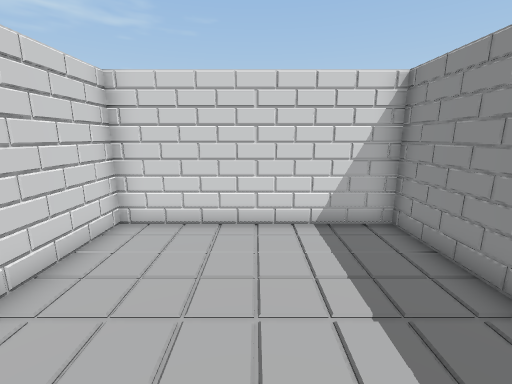
View 1 (above)

15 first-person views from a walk through a Unity game level. The camera is 1.2 m above the floor, tilts 12° down and sees 90° across. The floor is counted in squares, 0.5 m on a side. Each view is taken from the middle of a square. On the plan, view 1 faces up. The plan holds only what a view shows up to about 17 squares ahead; the rest is blank. The place goes on beyond the plan. The player character is not drawn.

View 2
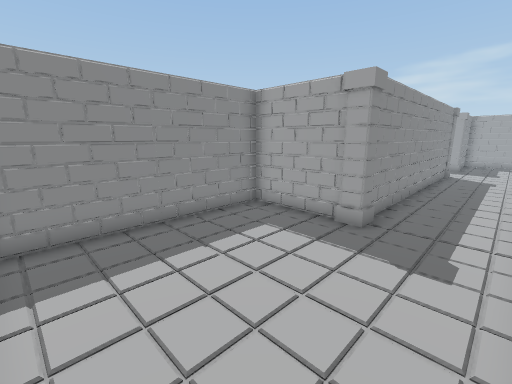

View 3
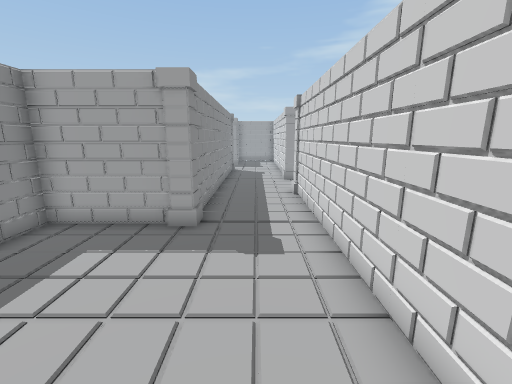

View 4
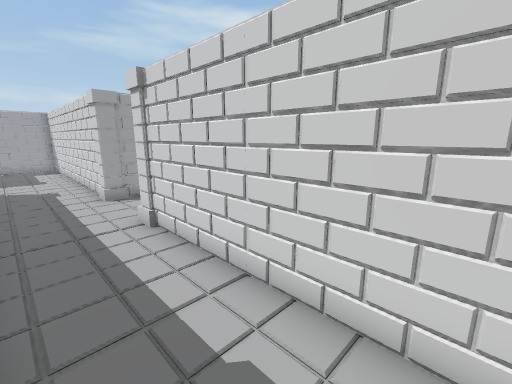

View 5
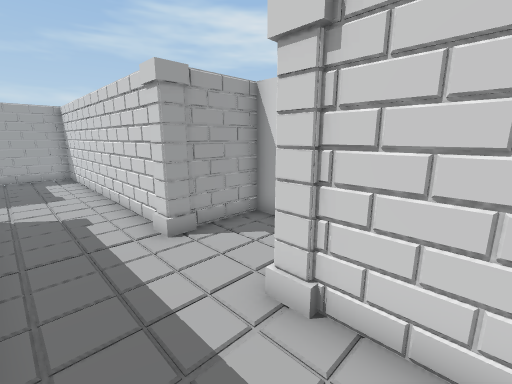

View 6
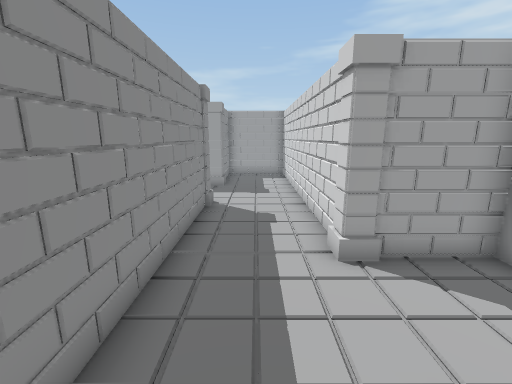

View 7
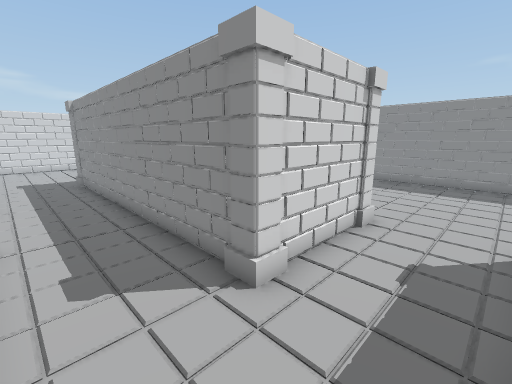

View 8
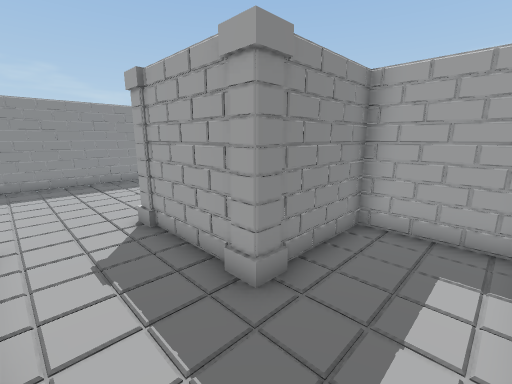

View 9
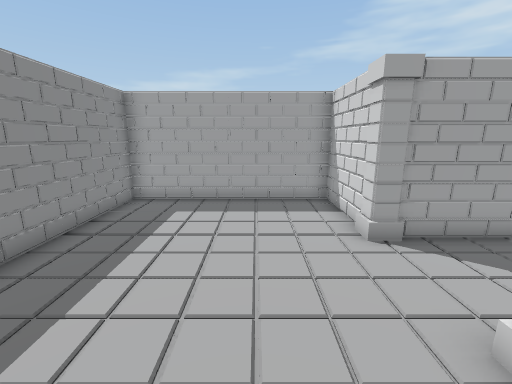

View 10
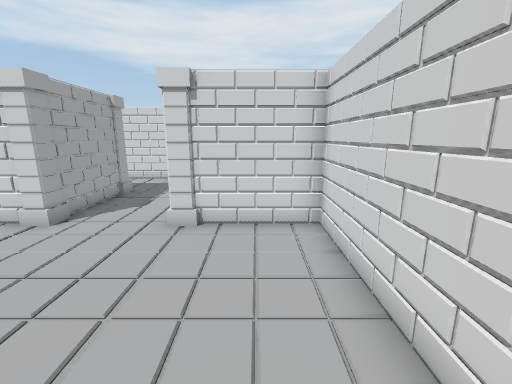

View 11
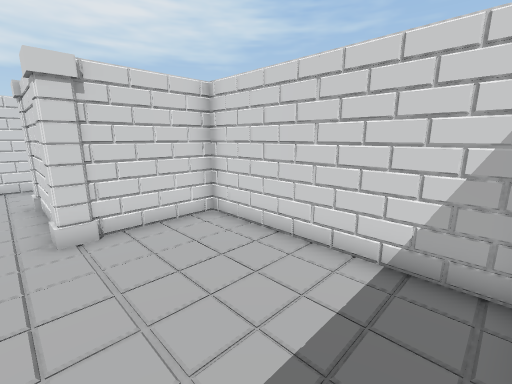

View 12
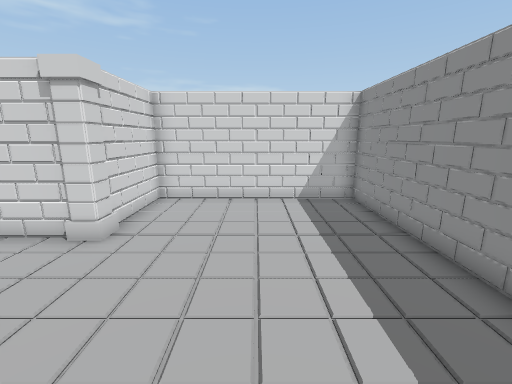

View 13
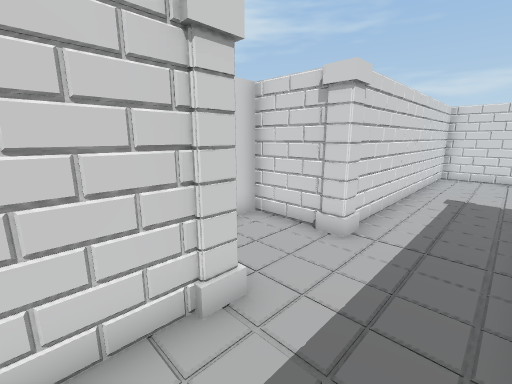

View 14
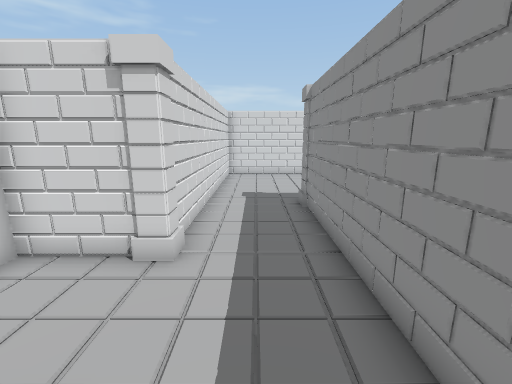

View 15
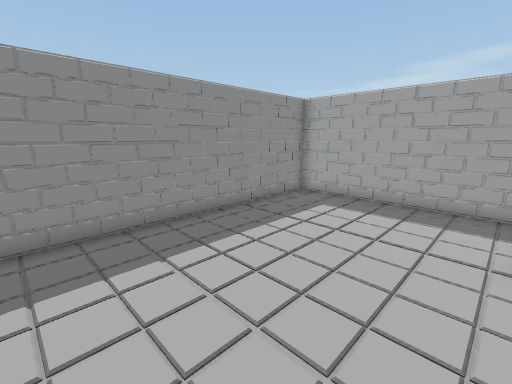

### Floor plan
Ten units are one square. View 1 is at (0, 0); x grows to the right and y downward. Boxes are objects, and circles mark ways between rooms. Rooms are numbered by the first view taken in them; rooms with no view inside come last. Other rooms are left out.
<svg viewBox="-73 -73 196 286">
<path fill="none" stroke="#000" d="M4 8 35 8 38 5 38 -65 35 -68 -35 -68 -38 -65 -38 45M-2 54 -2 15M4 168 36 168M-38 136 -38 208 -5 208 -2 205 -2 174M36 132 4 132M42 174 42 205 45 208 115 208 118 205 118 95 115 92 45 92 42 95 42 126M-38 94 -38 136M-68 79 -68 88 -44 88M-44 52 -68 52 -68 61M-2 126 -2 54"/>
<rect x="-45" y="45" width="10" height="10" fill="#bbb"><title>column</title></rect>
<rect x="-5" y="5" width="10" height="10" fill="#bbb"><title>column</title></rect>
<rect x="-5" y="165" width="10" height="10" fill="#bbb"><title>column</title></rect>
<rect x="-5" y="125" width="10" height="10" fill="#bbb"><title>column</title></rect>
<rect x="35" y="165" width="10" height="10" fill="#bbb"><title>column</title></rect>
<rect x="35" y="125" width="10" height="10" fill="#bbb"><title>column</title></rect>
<rect x="-45" y="85" width="10" height="10" fill="#bbb"><title>column</title></rect>
<circle cx="-25" cy="50" r="3" fill="#2a7"/>
<circle cx="40" cy="150" r="3" fill="#2a7"/>
<circle cx="-20" cy="127" r="3" fill="#2a7"/>
<text x="-10" y="-10">1</text>
<text x="-10" y="160">2</text>
<text x="80" y="150">3</text>
<text x="-30" y="90">4</text>
</svg>
Room 1 opens to room 4. Room 2 opens to room 3. Room 2 opens to room 4.

Where each view was taken, in squares from view 1:
view 1: 0 up, 0 right, facing up
view 2: 6 up, 3 left, facing down-right
view 3: 6 up, 2 left, facing down
view 4: 2 up, 1 left, facing down-left
view 5: 3 down, 1 left, facing down-left
view 6: 4 down, 2 left, facing down
view 7: 16 down, 3 left, facing up-right
view 8: 14 down, 3 left, facing down-right
view 9: 11 down, 7 right, facing down
view 10: 11 down, 11 right, facing left
view 11: 14 down, 11 right, facing up-left
view 12: 19 down, 8 right, facing up
view 13: 11 down, 1 left, facing up-left
view 14: 10 down, 2 left, facing up
view 15: 11 down, 5 right, facing down-right
